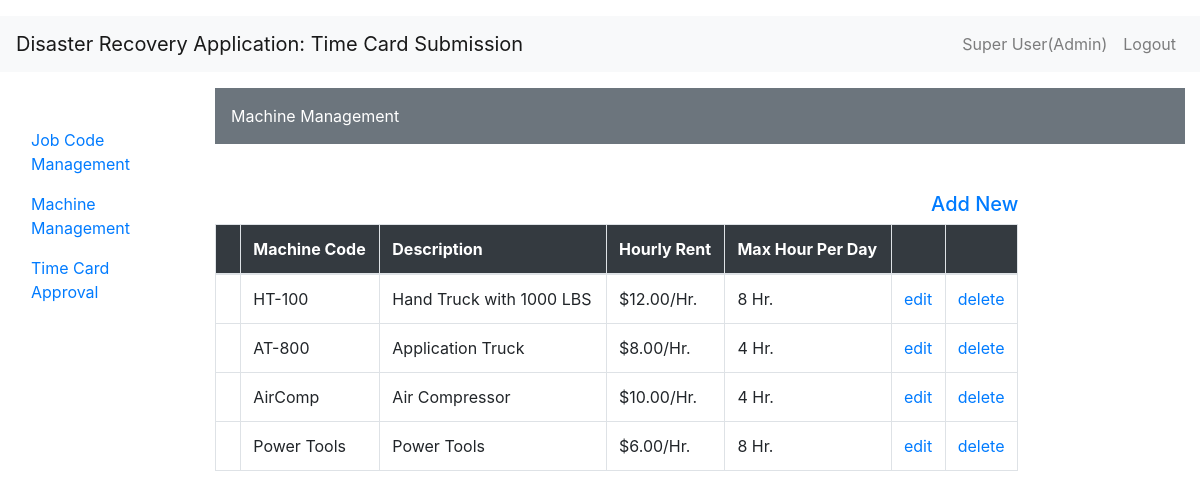
The page /machinemgt/ (signed in) on the database its author committed.
### MachineMgt/models.py (models this page shows, shortened)
class Machine(models.Model):
	machine_code = models.CharField(max_length=250, unique=True)
	description = models.TextField(blank=True)
	hourly_rent = models.DecimalField(max_digits=10, decimal_places=2)
	max_hour_per_day = models.IntegerField()

### MachineMgt/views.py (the view)
# urls.py: path('', MachineListView.as_view(), name='machine-list'),
class MachineListView(LoginRequiredMixin, ListView):
    model = Machine

### MachineMgt/templates/MachineMgt/machine_list.html (shortened to what this page needs)
{% extends "JobCode/index.html" %}
{% block content %}
<div>
  <div class="p-3 mb-2 mt-3 bg-secondary text-white">Machine Management</div>
</div>
<div class="row mt-5">
  <div class="col-lg-10 col-md-10">
    <div class="text-right">
      <h5><a href="{% url 'machine-create'  %}"> Add New</a></h5>
    </div>
    <table class="table  table-bordered table-hover">
      <thead class="p-3 mb-2 bg-dark text-white">
        <tr>
          <th scope="col"></th>
          <th scope="col">Machine Code</th>
          <th scope="col">Description</th>
          <th scope="col">Hourly Rent</th>
          <th scope="col">Max Hour Per Day</th>
          <th scope="col"></th>
          <th scope="col"></th>
        </tr>
      </thead>
      <tbody>
        {% for machine in machine_list%}
          <tr>
            <th scope="row"></th>
            <td>{{ machine.machine_code }}</td>
            <td>{{ machine.description }}</td>
            <td>${{ machine.hourly_rent }}/Hr.</td>
            <td>{{ machine.max_hour_per_day }} Hr.</td>
            <td><a href="{% url 'machine-update' machine.id %}">edit</a></td>
            <td><a href="{% url 'machine-delete' machine.id %}">delete</a></td>
          </tr>
        {% endfor %}
      </tbody>
    </table>
  </div>
</div>
{% endblock %}

### JobCode/templates/JobCode/index.html (shortened to what this page needs)
<!DOCTYPE html>
{% load static %}
<html lang="en">
  <head>
    <link rel="stylesheet" href="https://stackpath.bootstrapcdn.com/bootstrap/4.3.1/css/bootstrap.min.css">
  </head>
  <body>
    <header class="mt-3">
        <nav class="navbar navbar-expand-lg navbar-light bg-light">
            <a class="navbar-brand" href="/">Disaster Recovery Application: Time Card Submission</a>
            <div class="collapse navbar-collapse" id="navbarTogglerDemo03">
                {% if user.is_authenticated %}
                    <ul class="navbar-nav ml-auto ">
                        <li class="nav-item">
                        {% if user.is_staff %}
            	            <a class="nav-link" href="">{{ user.first_name }} {{ user.last_name }}(Admin)</a>
                        {% else %}
                            <a class="nav-link" href="">{{ user.first_name }} {{ user.last_name }}</a>
                        {% endif %}
            	        </li>
                        <li class="nav-item">
            	            <a class="nav-link" href="{% url 'logout' %}">Logout</a>
            	        </li>
                    </ul>
                {% endif %}
            </div>
        </nav>
    </header>
    <div class="container-fluid">
        <div class="row">
            <div class="col-sm-2 mt-5">
                {% if user.is_authenticated %}
                {% if user.is_staff %}
                <ul class="nav flex-column">
                    <li class="nav-item"><a class="nav-link active" href="{% url 'job-list' %}">Job Code Management</a></li>
                    <li class="nav-item"><a class="nav-link" href="{% url 'machine-list' %}">Machine Management</a></li>
                    <li class="nav-item"><a class="nav-link" href="{% url 'timesheet-list' %}">Time Card Approval</a></li>
                </ul>
                {% else %}
                <ul class="nav flex-column">
                    <li class="nav-item"><a class="nav-link" href="{% url 'timesheet-list' %}">Time Card Submission</a></li>
                </ul>
                {% endif %}
                {% endif %}
            </div>
            <div class="col-sm-10">
                {% block content %}
                {% endblock %}
            </div>
        </div>
    </div>
  </body>
</html>

### rows shown on the page
Machine: machine_code "HT-100", description "Hand Truck with 1000 LBS", hourly_rent "12.00", max_hour_per_day "8"
Machine: machine_code "AT-800", description "Application Truck", hourly_rent "8.00", max_hour_per_day "4"
Machine: machine_code "AirComp", description "Air Compressor", hourly_rent "10.00", max_hour_per_day "4"
Machine: machine_code "Power Tools", description "Power Tools", hourly_rent "6.00", max_hour_per_day "8"

### other values the page prints
{{ user.first_name }} "Super"
{{ user.last_name }} "User"
